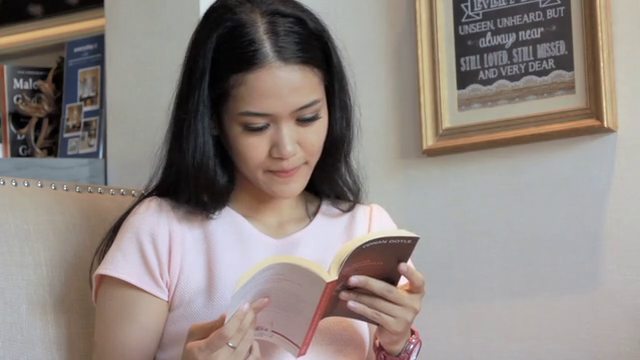
#> input picture frame 37 of eye.mp4, 640 x 360 px
$ python 'eye_detection_videos (1).py'
#> lines starting #> are read from the running program, lines starting #| are printed output that depends on the picture; after the words box and inside, x2 and y2 are one past the last pixel; in counts of white or black regions, pixels touching at a corner belong together
# 1. Kullanacağımız kütüphaneyi çalışmamıza dahil edelim.
import cv2


# 2. Kullanacağımız videoyu çalışmamıza dahil edelim.
vid = cv2.VideoCapture("eye.mp4")

# 3. Kullanacağımız cascade dosyalarını çalışmamıza dahil edelim.
face_cascade = cv2.CascadeClassifier("frontalface.xml")
eye_cascade = cv2.CascadeClassifier("eye.xml")

#4. Sonsuz bir döngü ile her kareyi(frame) tek tek inceleyelim.
while True:
    # 5. Her kareyi tek tek okuyalım.
    ret,frame = vid.read()
#> frame is the input picture: shape (360, 640, 3); mean B, G, R 129.2, 133.8, 143.2
    frame = cv2.resize(frame,(480,360))
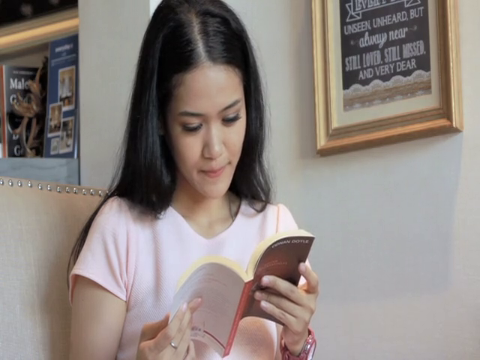
#> frame: shape (360, 480, 3); mean B, G, R 129.3, 133.9, 143.2

    # 6. Haar-like özellikleri kolay algılayabilmek için her bir kareyi boz(gri) tonlara çevirelim.
    gray = cv2.cvtColor(frame,cv2.COLOR_BGR2GRAY)
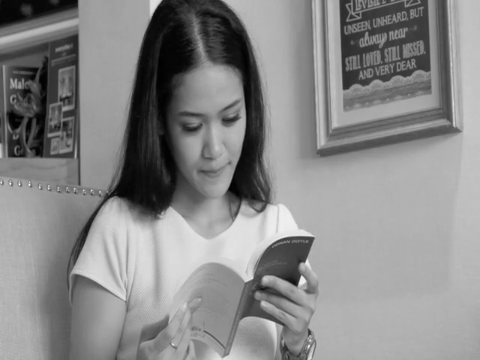
#> gray: shape (360, 480); min 0, max 248, mean 136.1

    # 7. Şimdi de cascade dosyamızı kullanarak her bir kare üzerindeki yüzlerin koordinarlarını bulalım.
    faces = face_cascade.detectMultiScale(gray,1.3,5)
#> faces = [[159, 83, 103, 103]]

    # 7. "faces" değişkeninde tuttuğumuz koordinatları kullanarak yüzleri dikdörtgen içerisine alalım.
    for (x,y,w,h) in faces:
        cv2.rectangle(frame,(x,y),(x+w,y+h),(0,255,0),3)
#> this loop made 1 pass
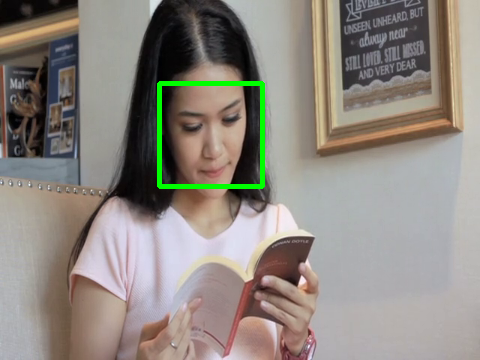
#> frame: shape (360, 480, 3); 1.19% of pixels changed, all inside (x1, y1, x2, y2) = (157, 81, 265, 189)

    # Şimdi de, bulduğum yüzler içinde göz arayacağım.
    roi_gray = gray[y:y+h, x:x+w]
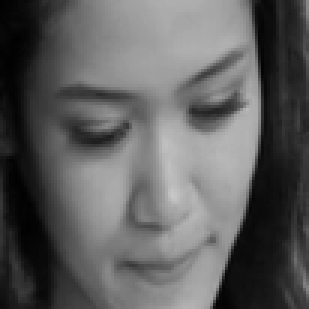
#> roi_gray: shape (103, 103) (shown 3 times larger); min 1, max 200, mean 94
    roi_frame = frame[y:y+h, x:x+w]
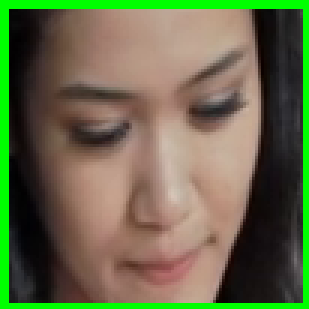
#> roi_frame: shape (103, 103, 3) (shown 3 times larger); mean B, G, R 73.7, 107, 103

    # eye cascade dosyasını kullanarak gözlerin koordinatlarını bulalım.
    eyes = eye_cascade.detectMultiScale(roi_gray)
#> eyes = [[22, 32, 24, 24], [49, 18, 35, 35]]

    # bu koordinatlara dikdörtgen çizelim.
    for (ex,ey,ew,eh) in eyes:
	    cv2.rectangle(roi_frame,(ex,ey),(ex+ew,ey+eh),(0,0,255),2)
#> this loop made 2 passes
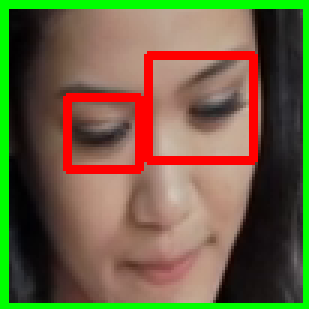
#> roi_frame: shape (103, 103, 3) (shown 3 times larger); 6.6% of pixels changed, all inside (x1, y1, x2, y2) = (21, 17, 86, 58)

    # 8. İşlediğimiz kareleri görelim.
    cv2.imshow('video',frame)
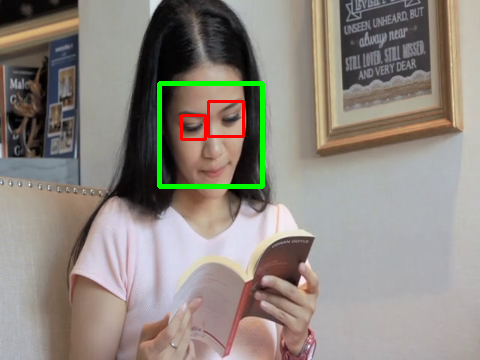
#> window 'video': shape (360, 480, 3); mean B, G, R 128, 135.5, 142.7

    # 9. Programı kapatacak kodu yazalım.
    if cv2.waitKey(5) & 0xFF == ord('q'):
#> (key q is pressed here)
        break

# 10. Son olarak videoyu serbest bırakalım.
vid.release()
cv2.destroyAllWindows()

$ run again, starting later in the video
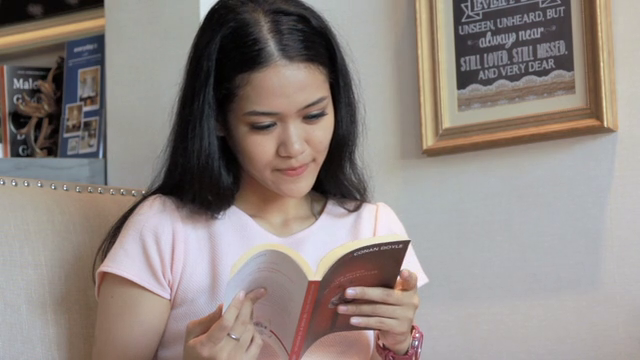
#> input picture frame 168 of eye.mp4, 640 x 360 px
#> frame is the input picture: shape (360, 640, 3); mean B, G, R 129.4, 133.7, 143.3
#> faces = [[166, 83, 100, 100]]
#> the loop `for (x,y,w,h) in faces:` made 1 pass
#> eyes = [[53, 19, 26, 26], [18, 28, 27, 27]]
#> the loop `for (ex,ey,ew,eh) in eyes:` made 2 passes
#> after the loop `for (ex,ey,ew,eh) in eyes:`:
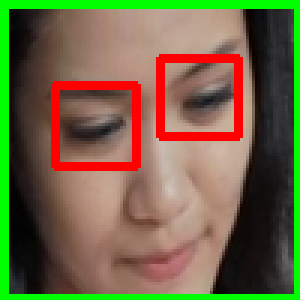
#> roi_frame: shape (100, 100, 3) (shown 3 times larger); mean B, G, R 68.9, 102.1, 112.2
#> `cv2.imshow('video',frame)`:
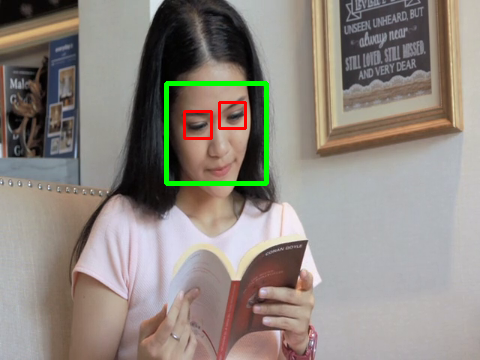
#> window 'video': shape (360, 480, 3); mean B, G, R 128.3, 135.4, 142.8

$ run again, starting later in the video
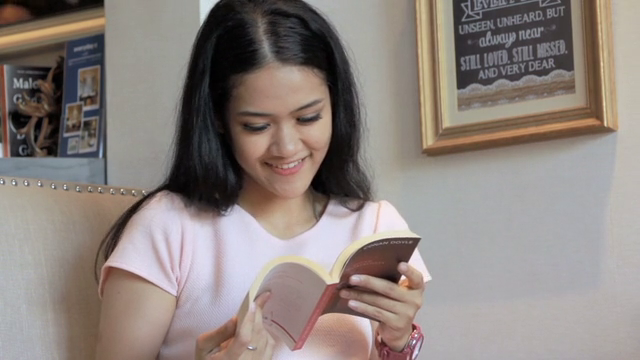
#> input picture frame 300 of eye.mp4, 640 x 360 px
#> frame is the input picture: shape (360, 640, 3); mean B, G, R 127, 131.6, 141.5
#> faces = [[161, 83, 102, 102]]
#> the loop `for (x,y,w,h) in faces:` made 1 pass
#> eyes = [[53, 23, 26, 26], [18, 30, 26, 26]]
#> the loop `for (ex,ey,ew,eh) in eyes:` made 2 passes
#> after the loop `for (ex,ey,ew,eh) in eyes:`:
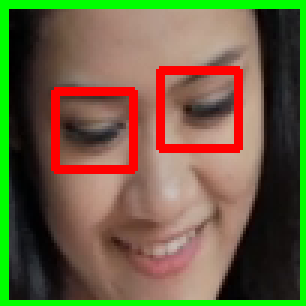
#> roi_frame: shape (102, 102, 3) (shown 3 times larger); mean B, G, R 65.3, 97.6, 107
#> `cv2.imshow('video',frame)`:
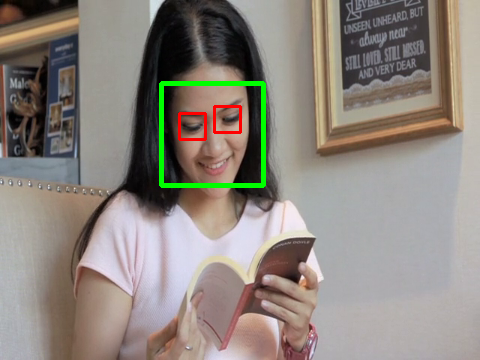
#> window 'video': shape (360, 480, 3); mean B, G, R 126, 133.6, 141.2
